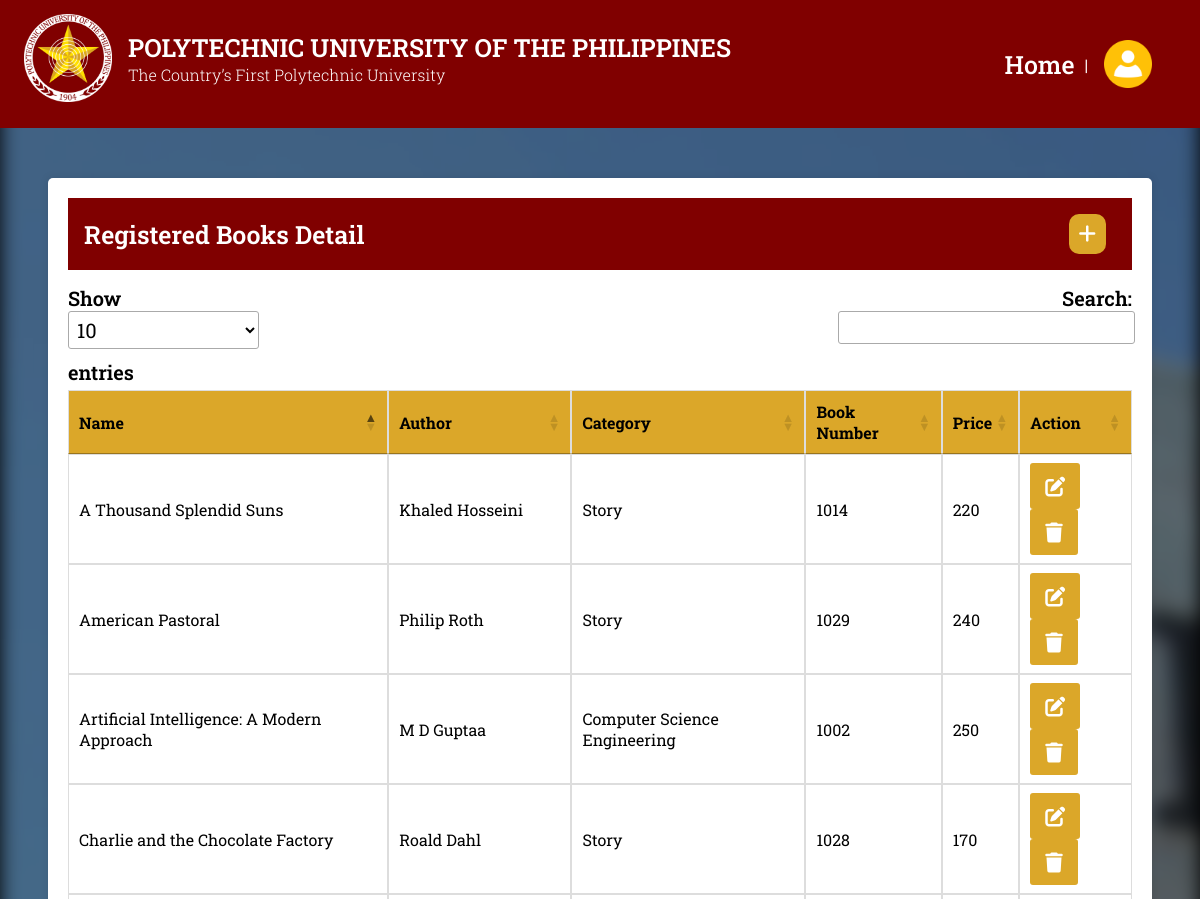
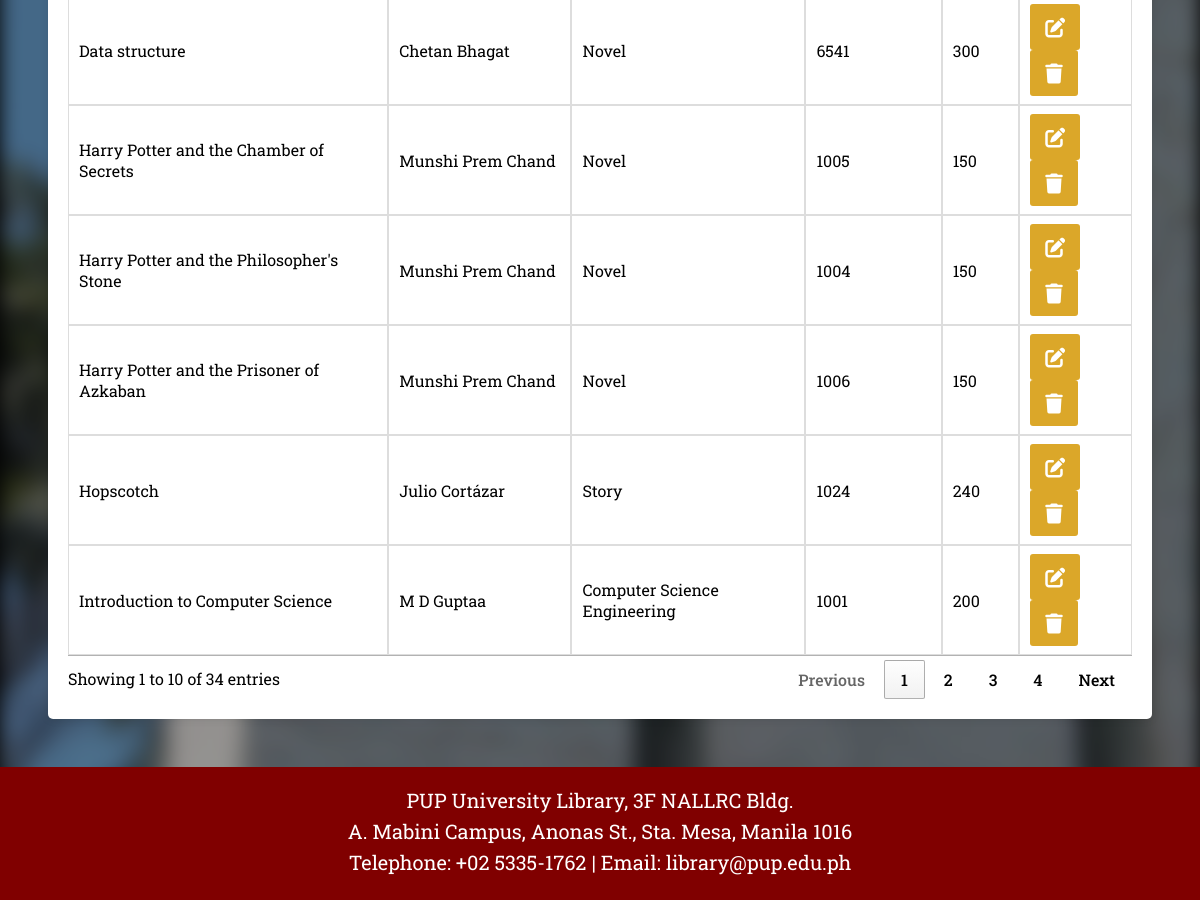
The page /admin/manage_book.php on the database its author committed (2 pictures, top to bottom).
### tables this page shows
CREATE TABLE `books` (
  `book_id` int(11) NOT NULL AUTO_INCREMENT,
  `book_name` varchar(250) NOT NULL,
  `author_id` int(11) NOT NULL,
  `cat_id` int(11) NOT NULL,
  `book_no` int(11) NOT NULL,
  `book_price` int(11) NOT NULL,
  PRIMARY KEY (`book_id`),
  KEY `book_no` (`book_no`),
  KEY `author_id` (`author_id`),
  KEY `cat_id` (`cat_id`),
  CONSTRAINT `books_ibfk_1` FOREIGN KEY (`author_id`) REFERENCES `authors` (`author_id`),
  CONSTRAINT `books_ibfk_2` FOREIGN KEY (`cat_id`) REFERENCES `category` (`cat_id`)
);

CREATE TABLE `authors` (
  `author_id` int(11) NOT NULL AUTO_INCREMENT,
  `author_name` varchar(250) NOT NULL,
  PRIMARY KEY (`author_id`)
);

CREATE TABLE `category` (
  `cat_id` int(11) NOT NULL AUTO_INCREMENT,
  `cat_name` varchar(100) NOT NULL,
  PRIMARY KEY (`cat_id`)
);

### admin/manage_book.php (the view, shortened to what this page needs)
<!DOCTYPE html>
<html lang="en">
<head>
  <link rel="stylesheet" href="../css/admin.css" />
  <link rel="stylesheet" type="text/css" href="https://cdn.datatables.net/1.10.25/css/jquery.dataTables.min.css">
</head>
<body>
  <?php include('admin_navbar.php') ?>
  <div class="content">
    <div class="card">
      <div class="card-header">
        <h1>Registered Books Detail</h1>
        <div class="header-button">
          <a href="add_book.php">
            <i class="fa-solid fa-plus"></i>
          </a>
        </div>
      </div>
      <div class="card-body">
        <table class="table" id="myTable">
          <thead>
            <tr>
              <th>Name</th>
              <th>Author</th>
              <th>Category</th>
              <th>Book Number</th>
              <th>Price</th>
              <th>Action</th>
            </tr>
          </thead>
          <tbody>
            <?php
            $connection = mysqli_connect("localhost", "admin", "password");
            $query = "SELECT books.*, authors.author_name, category.cat_name
                      FROM books
                      INNER JOIN authors ON books.author_id = authors.author_id
                      INNER JOIN category ON books.cat_id = category.cat_id";
            $query_run = mysqli_query($connection, $query);
            while ($row = mysqli_fetch_assoc($query_run)) {
              ?>
              <tr>
                <td>
                  <?php echo $row['book_name']; ?>
                </td>
                <td>
                  <?php echo $row['author_name']; ?>
                </td>
                <td>
                  <?php echo $row['cat_name']; ?>
                </td>
                <td>
                  <?php echo $row['book_no']; ?>
                </td>
                <td>
                  <?php echo $row['book_price']; ?>
                </td>
                <td>
                  <button class="btn edit-btn" data-book-id="<?php echo $row['book_id']; ?>">
                    <i class="fa-solid fa-pen-to-square"></i>
                  </button>
                  <button class="btn delete-btn" data-book-id="<?php echo $row['book_id']; ?>">
                    <i class="fa-solid fa-trash"></i>
                  </button>
                </td>
              </tr>
              <?php
            }
            ?>
          </tbody>
        </table>
      </div>
    </div>
  </div>
</body>
<?php include('../includes/footer.php'); ?>
</html>

### css/admin.css (style rules this page uses)
* { margin: 0; padding: 0; box-sizing: border-box; font-family: 'Roboto Slab', serif; }
:root { --primary: #800000; --primary-dark: #4d0000; --secondary: #dba729; --secondary-dark: #a7801f; --text: #FFFFFF; }
body { background-color: #000000; margin: 0; padding: 0; }
body::before { content: ""; position: fixed; top: 0; right: 0; bottom: 0; left: 0; background-image: url("../assets/home_bg.jpg"); background-size: cover; filter: blur(10px); opacity: .6; z-index: -1; }
.content { display: block; margin: 3rem; }
.card { display: flex; flex-direction: column; justify-content: center; margin: auto; min-width: 350px; padding: 20px; background-color: #fff; border-radius: 5px; box-shadow: 0 0 10px rgba(0, 0, 0, 0.1); margin-top: 50px; }
.card .card-header { display: flex; align-items: center; justify-content: space-between; background-color: var(--primary); color: var(--text); padding: 1rem; margin-bottom: 15px; }
.card-header .header-button { display: flex; align-items: end; }
.header-button a { display: flex; color: var(--text); margin-right: 10px; padding: 10px; font-size: 20px; font-style: normal; font-weight: 500; line-height: normal; text-decoration: none; background-color: var(--secondary); transition: background-color 0.3s ease, color 0.3s ease; border-radius: 10px; }
.card button { background-color: var(--secondary); color: #fff; padding: 10px 15px; border: none; border-radius: 3px; cursor: pointer; font-size: 20px; font-style: normal; font-weight: 500; line-height: normal; transition: background-color 0.3s ease; }
.table { width: 100%; border-collapse: collapse; }
.table th, .table td { border: 1px solid #ddd; padding: 8px; text-align: left; }
.table td { font-size: 16px; font-style: normal; font-weight: 400; line-height: normal; }
.table th { font-size: 16px; font-style: normal; font-weight: 600; line-height: normal; background-color: var(--secondary); }
h1 { font-size: 25px; font-style: normal; font-weight: 600; line-height: normal; }

### rows shown on the page
books: book_name "Data structure", author.author_name "Chetan Bhagat", cat.cat_name "Novel", book_no "6541", book_price "300"
books: book_name "Introduction to Computer Science", author.author_name "M D Guptaa", cat.cat_name "Computer Science Engineering", book_no "1001", book_price "200"
books: book_name "Artificial Intelligence: A Modern Approach", author.author_name "M D Guptaa", cat.cat_name "Computer Science Engineering", book_no "1002", book_price "250"
books: book_name "Harry Potter and the Philosopher's Stone", author.author_name "Munshi Prem Chand", cat.cat_name "Novel", book_no "1004", book_price "150"
books: book_name "Harry Potter and the Chamber of Secrets", author.author_name "Munshi Prem Chand", cat.cat_name "Novel", book_no "1005", book_price "150"
books: book_name "Harry Potter and the Prisoner of Azkaban", author.author_name "Munshi Prem Chand", cat.cat_name "Novel", book_no "1006", book_price "150"
books: book_name "A Thousand Splendid Suns", author.author_name "Khaled Hosseini", cat.cat_name "Story", book_no "1014", book_price "220"
books: book_name "Hopscotch", author.author_name "Julio Cortázar", cat.cat_name "Story", book_no "1024", book_price "240"
books: book_name "Charlie and the Chocolate Factory", author.author_name "Roald Dahl", cat.cat_name "Story", book_no "1028", book_price "170"
books: book_name "American Pastoral", author.author_name "Philip Roth", cat.cat_name "Story", book_no "1029", book_price "240"
